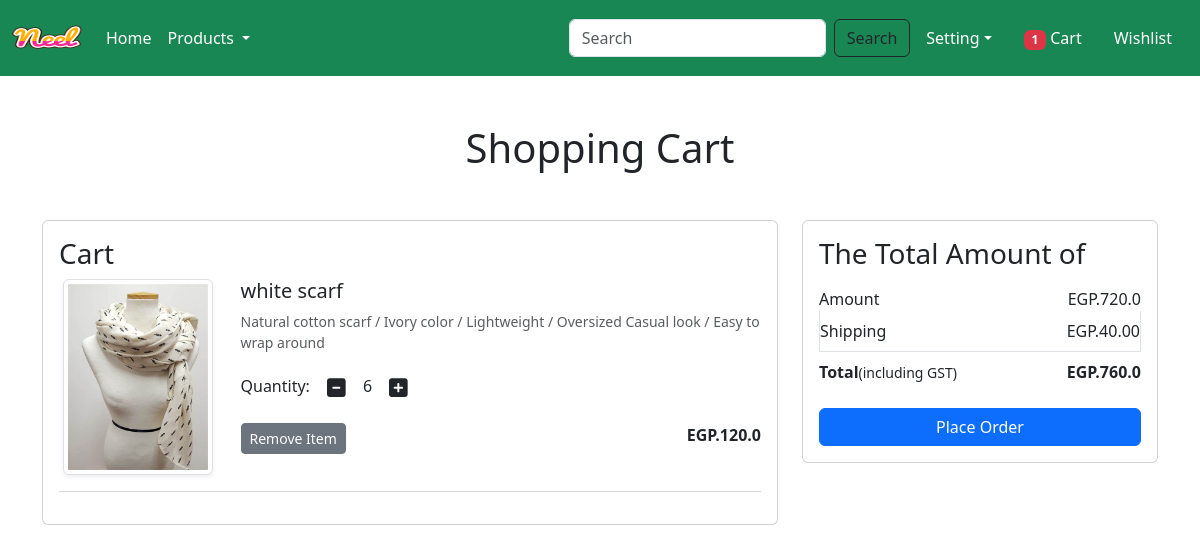
The app's page /cart/ (signed in) with its own data.
### app/models.py (models this page shows, shortened)
class Cart(models.Model):
    user = models.ForeignKey(User, on_delete=models.CASCADE)
    product = models.ForeignKey(Product ,on_delete=models.CASCADE)
    quantity = models.PositiveIntegerField(default=1)

class Product(models.Model):
    title = models.CharField(max_length=100)
    selling_price = models.FloatField()
    discounted_price = models.FloatField()
    description = models.TextField()
    composition = models.TextField(default='')
    prodapp = models.TextField(default='')
    category = models.CharField(choices=CATEGORY_CHOICES, max_length=20)
    product_image = models.ImageField(upload_to = 'product')

### app/views.py (the view)
# urls.py: path('cart/', views.show_cart , name='showcart'),
@login_required
def show_cart(request):
    user = request.user
    cart = Cart.objects.filter(user=user)
    amount = 0
    for p in cart:
        value = p.quantity * p.product.discounted_price
        amount = amount + value
    totalamount = amount + 40
    totalitem = 0
    if request.user.is_authenticated:
        totalitem = len(Cart.objects.filter(user=request.user))
    return render(request ,'app/addtocart.html',locals())

### app/templates/app/addtocart.html (shortened to what this page needs)
{% extends 'app/base.html'%}
{% load static %}
{% block main-content %}
<div class="container my-5">
    <div class="row">
        {% if cart %}
        <h1 class="text-center mb-5"> Shopping Cart </h1>
        <div class="col-sm-8">
            <div class="card">
                <div class="card-body">
                    <h3>Cart</h3>
                    {% for item in cart %}
                    <div class="row">
                        <div class="col-sm-3 text-center alien-self-center">
                            <img src="{{item.product.product_image.url}}" alt="" srcset=""
                                class="img.fluid img-thumbnail shadow-sm" height="150" width="150">
                        </div>
                        <div class="col-sm-9">
                            <div>
                                <h5>{{item.product.title}}</h5>
                                <p class="mb-2 text-muted small"> {{item.product.description}}</p>
                                <div class="my-3">
                                    <label for="quantity">Quantity:</label>
                                    <a class="minus-cart btn" pid={{item.product.id}}><i class="fas fa-minus-square fa-lg"></i></a>
                                    <span id="quantity">{{item.quantity}}</span>
                                    <a class="plus-cart btn" pid={{item.product.id}}><i class="fas fa-plus-square fa-lg"></i></a>
                                </div>
                                <div class="d-flex justify-content-between">
                                    <a href="#" class="remove-cart btn btn-sm btn-secondary mr-3"
                                        pid={{item.product.id}}>Remove Item</a>
                                    <p class="mb-0"><span><strong>EGP.{{item.product.discounted_price}}</strong></span>
                                    </p>
                                </div>
                            </div>
                        </div>
                    </div>
                    <hr class="text-muted">
                    {%endfor%}
                </div>
            </div>
        </div>
        <div class="col-sm-4">
            <div class="card">
                <div class=" card-body">
                    <h3>The Total Amount of</h3>
                    <ul class="list-group">
                        <li
                            class="list-group-item d-flex justify-content-between align-items-center border-0 px-0 pb-0">
                            Amount<span id="amount">EGP.{{amount}}</span></li>
                        <li class="list-group-item d-flex justify-content-between align-items-center px-0">
                            Shipping<span>EGP.40.00</span></li>
                        <li
                            class="list-group-item d-flex justify-content-between align-items-center border-0 px-0 mb-3">
                            <div><strong> Total</strong><small>(including GST)</small></div>
                            <span id="totalamount"><strong> EGP.{{totalamount}}</strong></span>
                        </li>
                    </ul>
                    <div class="d-grid"><a href="{% url 'checkout' %}" class="btn btn-primary">Place Order</a></div>
                </div>
            </div>
        </div>
        {% else %}
        <h1 class="text-center mb-5">Cart is Empty</h1>
        {% endif%}
    </div>
</div>
{% endblock main-content %}

### records on screen
Cart: product.product_image (picture), product "white scarf", product.description "Natural cotton scarf / Ivory color / Lightweight / Oversized Casual look / Easy to wrap around", quantity "6", product.discounted_price "120.0"

### other values on screen
{{ totalitem }} "1"
{{ amount }} "720.0"
{{ totalamount }} "760.0"
